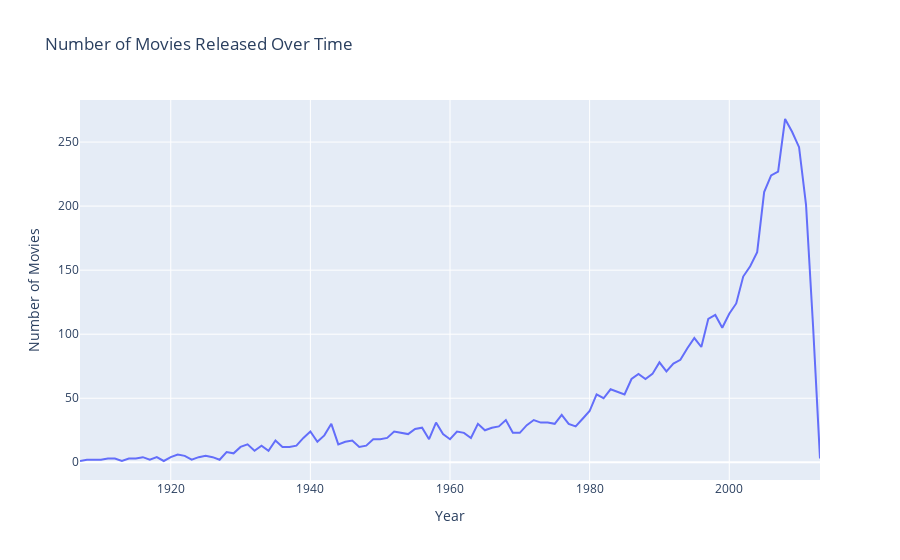

Source (notebook cell):
### Code cell
# Convert the 'Release date' to datetime format if it's not already
df_terrorism_summaries['Release date'] = pd.to_datetime(df_terrorism_summaries['Release date'], errors='coerce')

# Assuming that you have cleaned your data and it's ready for plotting
# We'll plot the number of movies by year for a time series analysis
fig_time_series = px.line(
    df_terrorism_summaries.groupby(df_terrorism_summaries['Release date'].dt.year).size().reset_index(name='Count'),
    x='Release date', y='Count',
    labels={'Count': 'Number of Movies', 'Release date': 'Year'},
    title='Number of Movies Released Over Time'
)
fig_time_series.show()

### Figure 1 — Plotly figure (JSON) as saved in the notebook; plotly's stock layout.template omitted (floating-point values rounded to 4 significant figures)
{"data": [{"hovertemplate": "Year=%{x}<br>Number of Movies=%{y}<extra></extra>", "legendgroup": "", "line": {"color": "#636efa", "dash": "solid"}, "marker": {"symbol": "circle"}, "mode": "lines", "name": "", "orientation": "v", "showlegend": false, "type": "scatter", "x": [1907, 1908, 1910, 1911, 1912, 1913, 1914, 1915, 1916, 1917, 1918, 1919, 1920, 1921, 1922, 1923, 1924, 1925, 1926, 1927, 1928, 1929, 1930, 1931, 1932, 1933, 1934, 1935, 1936, 1937, 1938, 1939, 1940, 1941, 1942, 1943, 1944, 1945, 1946, 1947, 1948, 1949, 1950, 1951, 1952, 1953, 1954, 1955, 1956, 1957, 1958, 1959, 1960, 1961, 1962, 1963, 1964, 1965, 1966, 1967, 1968, 1969, 1970, 1971, 1972, 1973, 1974, 1975, 1976, 1977, 1978, 1979, 1980, 1981, 1982, 1983, 1984, 1985, 1986, 1987, 1988, 1989, 1990, 1991, 1992, 1993, 1994, 1995, 1996, 1997, 1998, 1999, 2000, 2001, 2002, 2003, 2004, 2005, 2006, 2007, 2008, 2009, 2010, 2011, 2012, 2013], "xaxis": "x", "y": [1, 2, 2, 3, 3, 1, 3, 3, 4, 2, 4, 1, 4, 6, 5, 2, 4, 5, 4, 2, 8, 7, 12, 14, 9, 13, 9, 17, 12, 12, 13, 19, 24, 16, 21, 30, 14, 16, 17, 12, 13, 18, 18, 19, 24, 23, 22, 26, 27, 18, 31, 22, 18, 24, 23, 19, 30, 25, 27, 28, 33, 23, 23, 29, 33, 31, 31, 30, 37, 30, 28, 34, 40, 53, 50, 57, 55, 53, 65, 69, 65, 69, 78, 71, 77, 80, 89, 97, 90, 112, 115, 105, 116, 124, 145, 153, 164, 211, 224, 227, 268, 258, 246, 201, 107, 3], "yaxis": "y"}], "layout": {"legend": {"tracegroupgap": 0}, "title": {"text": "Number of Movies Released Over Time"}, "xaxis": {"anchor": "y", "domain": [0, 1], "title": {"text": "Year"}}, "yaxis": {"anchor": "x", "domain": [0, 1], "title": {"text": "Number of Movies"}}}}
